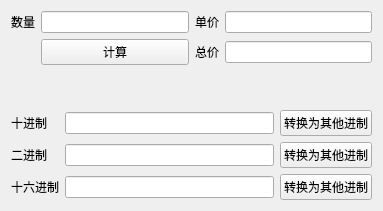
<?xml version="1.0" encoding="UTF-8"?>
<ui version="4.0">
 <class>Widget</class>
 <widget class="QWidget" name="Widget">
  <property name="geometry">
   <rect>
    <x>0</x>
    <y>0</y>
    <width>383</width>
    <height>211</height>
   </rect>
  </property>
  <property name="windowTitle">
   <string>Widget</string>
  </property>
  <layout class="QVBoxLayout" name="verticalLayout_2">
   <item>
    <layout class="QVBoxLayout" name="verticalLayout">
     <item>
      <layout class="QGridLayout" name="gridLayout">
       <item row="0" column="0">
        <widget class="QLabel" name="label">
         <property name="text">
          <string>数量</string>
         </property>
         <property name="buddy">
          <cstring>editNum</cstring>
         </property>
        </widget>
       </item>
       <item row="1" column="1">
        <widget class="QPushButton" name="btnCal">
         <property name="text">
          <string>计算</string>
         </property>
        </widget>
       </item>
       <item row="0" column="2">
        <widget class="QLabel" name="label_2">
         <property name="text">
          <string>单价</string>
         </property>
         <property name="buddy">
          <cstring>editPrice</cstring>
         </property>
        </widget>
       </item>
       <item row="0" column="1">
        <widget class="QLineEdit" name="editNum"/>
       </item>
       <item row="0" column="3">
        <widget class="QLineEdit" name="editPrice"/>
       </item>
       <item row="1" column="3">
        <widget class="QLineEdit" name="editTotal"/>
       </item>
       <item row="1" column="2">
        <widget class="QLabel" name="label_3">
         <property name="text">
          <string>总价</string>
         </property>
         <property name="buddy">
          <cstring>editTotal</cstring>
         </property>
        </widget>
       </item>
      </layout>
     </item>
     <item>
      <spacer name="verticalSpacer">
       <property name="orientation">
        <enum>Qt::Vertical</enum>
       </property>
       <property name="sizeHint" stdset="0">
        <size>
         <width>20</width>
         <height>40</height>
        </size>
       </property>
      </spacer>
     </item>
     <item>
      <layout class="QGridLayout" name="gridLayout_2">
       <item row="0" column="1">
        <widget class="QLineEdit" name="editDec"/>
       </item>
       <item row="2" column="1">
        <widget class="QLineEdit" name="editHex"/>
       </item>
       <item row="1" column="0">
        <widget class="QLabel" name="label_5">
         <property name="text">
          <string>二进制</string>
         </property>
         <property name="buddy">
          <cstring>editBin</cstring>
         </property>
        </widget>
       </item>
       <item row="2" column="0">
        <widget class="QLabel" name="label_6">
         <property name="text">
          <string>十六进制</string>
         </property>
         <property name="buddy">
          <cstring>editHex</cstring>
         </property>
        </widget>
       </item>
       <item row="1" column="2">
        <widget class="QPushButton" name="btnBin">
         <property name="text">
          <string>转换为其他进制</string>
         </property>
        </widget>
       </item>
       <item row="1" column="1">
        <widget class="QLineEdit" name="editBin"/>
       </item>
       <item row="2" column="2">
        <widget class="QPushButton" name="btnHex">
         <property name="text">
          <string>转换为其他进制</string>
         </property>
        </widget>
       </item>
       <item row="0" column="2">
        <widget class="QPushButton" name="btnDec">
         <property name="text">
          <string>转换为其他进制</string>
         </property>
        </widget>
       </item>
       <item row="0" column="0">
        <widget class="QLabel" name="label_4">
         <property name="text">
          <string>十进制</string>
         </property>
         <property name="buddy">
          <cstring>editDec</cstring>
         </property>
        </widget>
       </item>
      </layout>
     </item>
    </layout>
   </item>
  </layout>
 </widget>
 <layoutdefault spacing="6" margin="11"/>
 <tabstops>
  <tabstop>editNum</tabstop>
  <tabstop>editPrice</tabstop>
  <tabstop>btnCal</tabstop>
  <tabstop>editTotal</tabstop>
 </tabstops>
 <resources/>
 <connections/>
</ui>
